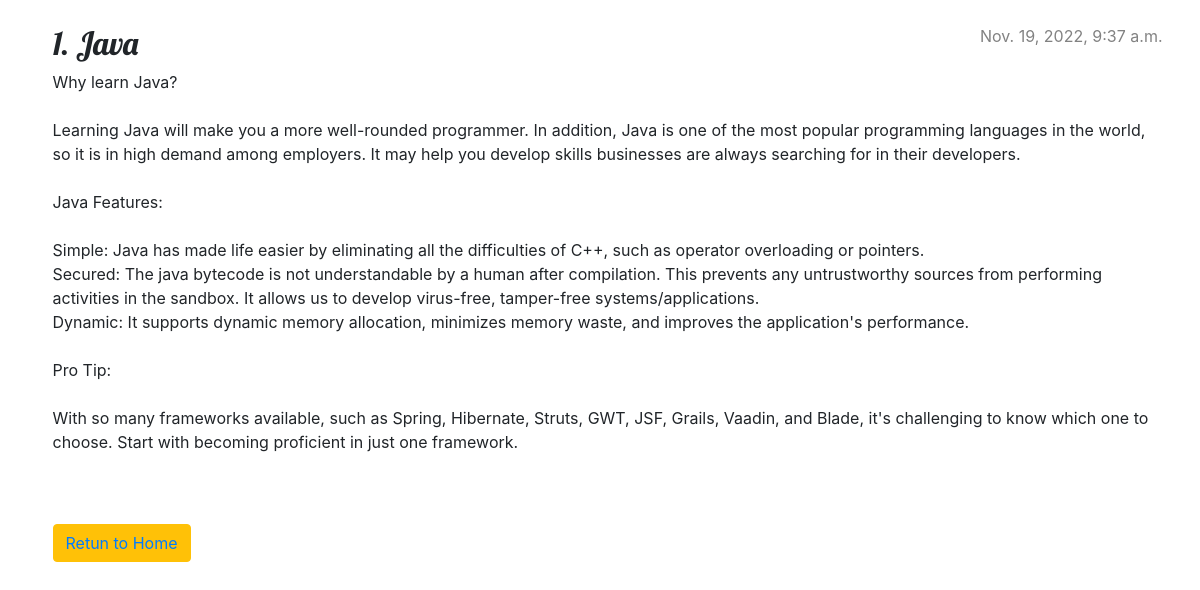
/post_detail/19, run on the app's committed database.
### app1/models.py (models this page shows)
class Post(models.Model):
    title=models.CharField(max_length=200,null=True)
    text= models.TextField()
    detail=models.TextField(blank=True)
    create_date=models.DateTimeField(default=timezone.now)
    published_date=models.DateTimeField(default=timezone.now)
    author = models.ForeignKey(User, on_delete=models.CASCADE,blank=True,null=True)

### app1/views.py (the view)
# urls.py: path('post_detail/<int:pk>',views.post_detail,name='post_detail'),
def post_detail(request,pk):
    post = get_object_or_404(Post, pk=pk)
    return render(request, 'post_detail.html', {'post': post})

### templates/post_detail.html (shortened to what this page needs)
{% load static %}
<html>
<head>
    <link rel="stylesheet" href="https://cdn.jsdelivr.net/npm/bootstrap@4.3.1/dist/css/bootstrap.min.css">
    <link rel="stylesheet" href="{% static 'blog.css' %}">
</head>
<body>
    <div class="container my-4">
    <article class="post">
    <article class="post">
        {% if post.published_date %}
            <time class="date">
                {{ post.published_date }}
            </time>
        {% endif %}
        <h2>{{ post.title }}</h2>
        <p>{{ post.detail|linebreaksbr }}</p>
    </article>
    <button type="button" class="btn btn-warning"><a href="{% url 'post_list' %}">Retun to Home</a></button>
</div>
</body>

### app1/static/blog.css (style rules this page uses)
body { padding-left: 15px; }
h1, h2, h3, h4 { font-family: 'Lobster', cursive; }
.date { color: #828282; }
.post { margin-bottom: 70px; }
.post > .date, .post > .actions { float: right; }

### data on the page
Post: published_date "Nov. 19, 2022, 9:37 a.m.", title "1. Java", detail "Why learn Java? Learning Java will make you a more well-rounded programmer. In addition, Java is one of the most popular programming languages in the world, so it is in high demand among employers. It may help you develop skills businesses are always searching for in their developers. Java Features: Simple: Java has made life easier by eliminating all the difficulties of C++, such as operator overloading or pointers. Secured: The java bytecode is not understandable by a human after compilation. This prevents any untrustworthy sources from performing activities in the sandbox. It allows us to develop virus-free, tamper-free systems/applications. Dynamic: It supports dynamic memory…"
